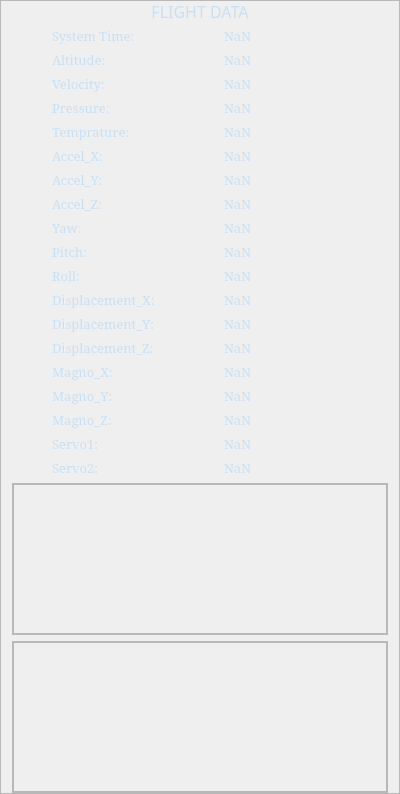
        <widget class="QFrame" name="frame_2">
         <property name="minimumSize">
          <size>
           <width>400</width>
           <height>0</height>
          </size>
         </property>
         <property name="maximumSize">
          <size>
           <width>400</width>
           <height>16777215</height>
          </size>
         </property>
         <property name="styleSheet">
          <string notr="true">color: rgb(200, 224, 244);</string>
         </property>
         <property name="frameShape">
          <enum>QFrame::StyledPanel</enum>
         </property>
         <property name="frameShadow">
          <enum>QFrame::Raised</enum>
         </property>
         <layout class="QVBoxLayout" name="verticalLayout">
          <property name="topMargin">
           <number>0</number>
          </property>
          <property name="bottomMargin">
           <number>0</number>
          </property>
          <item>
           <widget class="QLabel" name="label_3">
            <property name="sizePolicy">
             <sizepolicy hsizetype="Preferred" vsizetype="Preferred">
              <horstretch>0</horstretch>
              <verstretch>0</verstretch>
             </sizepolicy>
            </property>
            <property name="maximumSize">
             <size>
              <width>400</width>
              <height>20</height>
             </size>
            </property>
            <property name="font">
             <font>
              <family>Montserrat ExtraBold</family>
              <pointsize>12</pointsize>
             </font>
            </property>
            <property name="layoutDirection">
             <enum>Qt::LeftToRight</enum>
            </property>
            <property name="styleSheet">
             <string notr="true"/>
            </property>
            <property name="text">
             <string>FLIGHT DATA</string>
            </property>
            <property name="alignment">
             <set>Qt::AlignCenter</set>
            </property>
           </widget>
          </item>
          <item>
           <layout class="QGridLayout" name="gridLayout_2" columnstretch="0,0">
            <property name="leftMargin">
             <number>40</number>
            </property>
            <property name="bottomMargin">
             <number>0</number>
            </property>
            <property name="horizontalSpacing">
             <number>7</number>
            </property>
            <property name="verticalSpacing">
             <number>6</number>
            </property>
            <item row="7" column="1">
             <widget class="QLabel" name="accelz_lbl_2">
              <property name="font">
               <font>
                <family>Noto Serif</family>
                <pointsize>10</pointsize>
               </font>
              </property>
              <property name="text">
               <string>NaN</string>
              </property>
             </widget>
            </item>
            <item row="16" column="0">
             <widget class="QLabel" name="label_24">
              <property name="font">
               <font>
                <family>Noto Serif</family>
                <pointsize>10</pointsize>
               </font>
              </property>
              <property name="text">
               <string>Magno_Z:</string>
              </property>
             </widget>
            </item>
            <item row="15" column="0">
             <widget class="QLabel" name="label_26">
              <property name="font">
               <font>
                <family>Noto Serif</family>
                <pointsize>10</pointsize>
               </font>
              </property>
              <property name="text">
               <string>Magno_Y:</string>
              </property>
             </widget>
            </item>
            <item row="3" column="0">
             <widget class="QLabel" name="label_9">
              <property name="font">
               <font>
                <family>Noto Serif</family>
                <pointsize>10</pointsize>
               </font>
              </property>
              <property name="styleSheet">
               <string notr="true"/>
              </property>
              <property name="text">
               <string>Pressure:</string>
              </property>
             </widget>
            </item>
            <item row="2" column="0">
             <widget class="QLabel" name="label_10">
              <property name="font">
               <font>
                <family>Noto Serif</family>
                <pointsize>10</pointsize>
               </font>
              </property>
              <property name="styleSheet">
               <string notr="true"/>
              </property>
              <property name="text">
               <string>Velocity:</string>
              </property>
             </widget>
            </item>
            <item row="8" column="0">
             <widget class="QLabel" name="label_5">
              <property name="font">
               <font>
                <family>Noto Serif</family>
                <pointsize>10</pointsize>
               </font>
              </property>
              <property name="text">
               <string>Yaw:</string>
              </property>
             </widget>
            </item>
            <item row="9" column="0">
             <widget class="QLabel" name="label_4">
              <property name="font">
               <font>
                <family>Noto Serif</family>
                <pointsize>10</pointsize>
               </font>
              </property>
              <property name="text">
               <string>Pitch:</string>
              </property>
             </widget>
            </item>
            <item row="6" column="0">
             <widget class="QLabel" name="label_7">
              <property name="font">
               <font>
                <family>Noto Serif</family>
                <pointsize>10</pointsize>
               </font>
              </property>
              <property name="text">
               <string>Accel_Y:</string>
              </property>
             </widget>
            </item>
            <item row="10" column="0">
             <widget class="QLabel" name="label">
              <property name="font">
               <font>
                <family>Noto Serif</family>
                <pointsize>10</pointsize>
               </font>
              </property>
              <property name="text">
               <string>Roll:</string>
              </property>
             </widget>
            </item>
            <item row="5" column="0">
             <widget class="QLabel" name="label_8">
              <property name="font">
               <font>
                <family>Noto Serif</family>
                <pointsize>10</pointsize>
               </font>
              </property>
              <property name="text">
               <string>Accel_X:</string>
              </property>
             </widget>
            </item>
            <item row="14" column="0">
             <widget class="QLabel" name="label_27">
              <property name="font">
               <font>
                <family>Noto Serif</family>
                <pointsize>10</pointsize>
               </font>
              </property>
              <property name="text">
               <string>Magno_X:</string>
              </property>
             </widget>
            </item>
            <item row="1" column="0">
             <widget class="QLabel" name="label_11">
              <property name="font">
               <font>
                <family>Noto Serif</family>
                <pointsize>10</pointsize>
               </font>
              </property>
              <property name="styleSheet">
               <string notr="true"/>
              </property>
              <property name="text">
               <string>Altitude:</string>
              </property>
             </widget>
            </item>
            <item row="3" column="1">
             <widget class="QLabel" name="pressure_lbl">
              <property name="font">
               <font>
                <family>Noto Serif</family>
                <pointsize>10</pointsize>
               </font>
              </property>
              <property name="text">
               <string>NaN</string>
              </property>
             </widget>
            </item>
            <item row="0" column="1">
             <widget class="QLabel" name="system_time_lbl">
              <property name="font">
               <font>
                <family>Noto Serif</family>
                <pointsize>10</pointsize>
               </font>
              </property>
              <property name="styleSheet">
               <string notr="true"/>
              </property>
              <property name="text">
               <string>NaN</string>
              </property>
             </widget>
            </item>
            <item row="9" column="1">
             <widget class="QLabel" name="pitch_lbl">
              <property name="font">
               <font>
                <family>Noto Serif</family>
                <pointsize>10</pointsize>
               </font>
              </property>
              <property name="text">
               <string>NaN</string>
              </property>
             </widget>
            </item>
            <item row="4" column="0">
             <widget class="QLabel" name="label_22">
              <property name="font">
               <font>
                <family>Noto Serif</family>
                <pointsize>10</pointsize>
               </font>
              </property>
              <property name="styleSheet">
               <string notr="true"/>
              </property>
              <property name="text">
               <string>Temprature:</string>
              </property>
             </widget>
            </item>
            <item row="16" column="1">
             <widget class="QLabel" name="magnoz_lbl">
              <property name="font">
               <font>
                <family>Noto Serif</family>
                <pointsize>10</pointsize>
               </font>
              </property>
              <property name="text">
               <string>NaN</string>
              </property>
             </widget>
            </item>
            <item row="0" column="0">
             <widget class="QLabel" name="label_12">
              <property name="minimumSize">
               <size>
                <width>150</width>
                <height>0</height>
               </size>
              </property>
              <property name="font">
               <font>
                <family>Noto Serif</family>
                <pointsize>10</pointsize>
               </font>
              </property>
              <property name="styleSheet">
               <string notr="true"/>
              </property>
              <property name="text">
               <string>System Time:</string>
              </property>
             </widget>
            </item>
            <item row="7" column="0">
             <widget class="QLabel" name="label_6">
              <property name="font">
               <font>
                <family>Noto Serif</family>
                <pointsize>10</pointsize>
               </font>
              </property>
              <property name="text">
               <string>Accel_Z:</string>
              </property>
             </widget>
            </item>
            <item row="14" column="1">
             <widget class="QLabel" name="magnox_lbl">
              <property name="font">
               <font>
                <family>Noto Serif</family>
                <pointsize>10</pointsize>
               </font>
              </property>
              <property name="text">
               <string>NaN</string>
              </property>
             </widget>
            </item>
            <item row="15" column="1">
             <widget class="QLabel" name="magnoy_lbl">
              <property name="font">
               <font>
                <family>Noto Serif</family>
                <pointsize>10</pointsize>
               </font>
              </property>
              <property name="text">
               <string>NaN</string>
              </property>
             </widget>
            </item>
            <item row="10" column="1">
             <widget class="QLabel" name="roll_lbl">
              <property name="font">
               <font>
                <family>Noto Serif</family>
                <pointsize>10</pointsize>
               </font>
              </property>
              <property name="text">
               <string>NaN</string>
              </property>
             </widget>
            </item>
            <item row="13" column="0">
             <widget class="QLabel" name="label_81">
              <property name="font">
               <font>
                <family>Noto Serif</family>
                <pointsize>10</pointsize>
               </font>
              </property>
              <property name="text">
               <string>Displacement_Z:</string>
              </property>
             </widget>
            </item>
            <item row="18" column="0">
             <widget class="QLabel" name="label_31">
              <property name="font">
               <font>
                <family>Noto Serif</family>
                <pointsize>10</pointsize>
               </font>
              </property>
              <property name="text">
               <string>Servo2:</string>
              </property>
             </widget>
            </item>
            <item row="17" column="0">
             <widget class="QLabel" name="label_32">
              <property name="font">
               <font>
                <family>Noto Serif</family>
                <pointsize>10</pointsize>
               </font>
              </property>
              <property name="text">
               <string>Servo1:</string>
              </property>
             </widget>
            </item>
            <item row="11" column="0">
             <widget class="QLabel" name="label_79">
              <property name="font">
               <font>
                <family>Noto Serif</family>
                <pointsize>10</pointsize>
               </font>
              </property>
              <property name="text">
               <string>Displacement_X:</string>
              </property>
             </widget>
            </item>
            <item row="12" column="0">
             <widget class="QLabel" name="label_80">
              <property name="font">
               <font>
                <family>Noto Serif</family>
                <pointsize>10</pointsize>
               </font>
              </property>
              <property name="text">
               <string>Displacement_Y:</string>
              </property>
             </widget>
            </item>
            <item row="11" column="1">
             <widget class="QLabel" name="displacementx_lbl">
              <property name="font">
               <font>
                <family>Noto Serif</family>
                <pointsize>10</pointsize>
               </font>
              </property>
              <property name="text">
               <string>NaN</string>
              </property>
             </widget>
            </item>
            <item row="12" column="1">
             <widget class="QLabel" name="displacementy_lbl">
              <property name="font">
               <font>
                <family>Noto Serif</family>
                <pointsize>10</pointsize>
               </font>
              </property>
              <property name="text">
               <string>NaN</string>
              </property>
             </widget>
            </item>
            <item row="17" column="1">
             <widget class="QLabel" name="servo1_lbl">
              <property name="font">
               <font>
                <family>Noto Serif</family>
                <pointsize>10</pointsize>
               </font>
              </property>
              <property name="text">
               <string>NaN</string>
              </property>
             </widget>
            </item>
            <item row="13" column="1">
             <widget class="QLabel" name="displacementz_lbl">
              <property name="font">
               <font>
                <family>Noto Serif</family>
                <pointsize>10</pointsize>
               </font>
              </property>
              <property name="text">
               <string>NaN</string>
              </property>
             </widget>
            </item>
            <item row="18" column="1">
             <widget class="QLabel" name="servo2_lbl">
              <property name="font">
               <font>
                <family>Noto Serif</family>
                <pointsize>10</pointsize>
               </font>
              </property>
              <property name="text">
               <string>NaN</string>
              </property>
             </widget>
            </item>
            <item row="1" column="1">
             <widget class="QLabel" name="altitude_lbl">
              <property name="font">
               <font>
                <family>Noto Serif</family>
                <pointsize>10</pointsize>
               </font>
              </property>
              <property name="styleSheet">
               <string notr="true"/>
              </property>
              <property name="text">
               <string>NaN</string>
              </property>
             </widget>
            </item>
            <item row="4" column="1">
             <widget class="QLabel" name="temprature_lbl">
              <property name="font">
               <font>
                <family>Noto Serif</family>
                <pointsize>10</pointsize>
               </font>
              </property>
              <property name="text">
               <string>NaN</string>
              </property>
             </widget>
            </item>
            <item row="5" column="1">
             <widget class="QLabel" name="accelz_lbl">
              <property name="font">
               <font>
                <family>Noto Serif</family>
                <pointsize>10</pointsize>
               </font>
              </property>
              <property name="text">
               <string>NaN</string>
              </property>
             </widget>
            </item>
            <item row="8" column="1">
             <widget class="QLabel" name="yaw_lbl">
              <property name="font">
               <font>
                <family>Noto Serif</family>
                <pointsize>10</pointsize>
               </font>
              </property>
              <property name="text">
               <string>NaN</string>
              </property>
             </widget>
            </item>
            <item row="2" column="1">
             <widget class="QLabel" name="velocity_lbl">
              <property name="font">
               <font>
                <family>Noto Serif</family>
                <pointsize>10</pointsize>
               </font>
              </property>
              <property name="text">
               <string>NaN</string>
              </property>
             </widget>
            </item>
            <item row="6" column="1">
             <widget class="QLabel" name="accely_lbl">
              <property name="font">
               <font>
                <family>Noto Serif</family>
                <pointsize>10</pointsize>
               </font>
              </property>
              <property name="text">
               <string>NaN</string>
              </property>
             </widget>
            </item>
           </layout>
          </item>
          <item>
           <widget class="QFrame" name="frame_9">
            <property name="minimumSize">
             <size>
              <width>0</width>
              <height>150</height>
             </size>
            </property>
            <property name="frameShape">
             <enum>QFrame::StyledPanel</enum>
            </property>
            <property name="frameShadow">
             <enum>QFrame::Raised</enum>
            </property>
            <layout class="QVBoxLayout" name="verticalLayout_9">
             <property name="spacing">
              <number>0</number>
             </property>
             <property name="leftMargin">
              <number>0</number>
             </property>
             <property name="topMargin">
              <number>0</number>
             </property>
             <property name="rightMargin">
              <number>0</number>
             </property>
             <property name="bottomMargin">
              <number>0</number>
             </property>
             <item>
              <widget class="QFrame" name="altitude_frame">
               <property name="minimumSize">
                <size>
                 <width>0</width>
                 <height>150</height>
                </size>
               </property>
               <property name="frameShape">
                <enum>QFrame::StyledPanel</enum>
               </property>
               <property name="frameShadow">
                <enum>QFrame::Raised</enum>
               </property>
               <layout class="QHBoxLayout" name="horizontalLayout_6">
                <property name="spacing">
                 <number>0</number>
                </property>
                <property name="leftMargin">
                 <number>0</number>
                </property>
                <property name="topMargin">
                 <number>0</number>
                </property>
                <property name="rightMargin">
                 <number>0</number>
                </property>
                <property name="bottomMargin">
                 <number>0</number>
                </property>
                <item>
                 <layout class="QVBoxLayout" name="altitude_Vlayout">
                  <property name="spacing">
                   <number>0</number>
                  </property>
                 </layout>
                </item>
               </layout>
              </widget>
             </item>
            </layout>
           </widget>
          </item>
          <item>
           <widget class="QFrame" name="frame_11">
            <property name="minimumSize">
             <size>
              <width>0</width>
              <height>150</height>
             </size>
            </property>
            <property name="frameShape">
             <enum>QFrame::StyledPanel</enum>
            </property>
            <property name="frameShadow">
             <enum>QFrame::Raised</enum>
            </property>
            <layout class="QVBoxLayout" name="verticalLayout_11">
             <property name="spacing">
              <number>0</number>
             </property>
             <property name="leftMargin">
              <number>0</number>
             </property>
             <property name="topMargin">
              <number>0</number>
             </property>
             <property name="rightMargin">
              <number>0</number>
             </property>
             <property name="bottomMargin">
              <number>0</number>
             </property>
             <item>
              <widget class="QFrame" name="accel_z_frame">
               <property name="minimumSize">
                <size>
                 <width>0</width>
                 <height>150</height>
                </size>
               </property>
               <property name="frameShape">
                <enum>QFrame::StyledPanel</enum>
               </property>
               <property name="frameShadow">
                <enum>QFrame::Raised</enum>
               </property>
               <layout class="QHBoxLayout" name="horizontalLayout_7">
                <property name="spacing">
                 <number>0</number>
                </property>
                <property name="leftMargin">
                 <number>0</number>
                </property>
                <property name="topMargin">
                 <number>0</number>
                </property>
                <property name="rightMargin">
                 <number>0</number>
                </property>
                <property name="bottomMargin">
                 <number>0</number>
                </property>
                <item>
                 <layout class="QVBoxLayout" name="accelz_Vlayout">
                  <property name="spacing">
                   <number>0</number>
                  </property>
                 </layout>
                </item>
               </layout>
              </widget>
             </item>
            </layout>
           </widget>
          </item>
         </layout>
        </widget>
